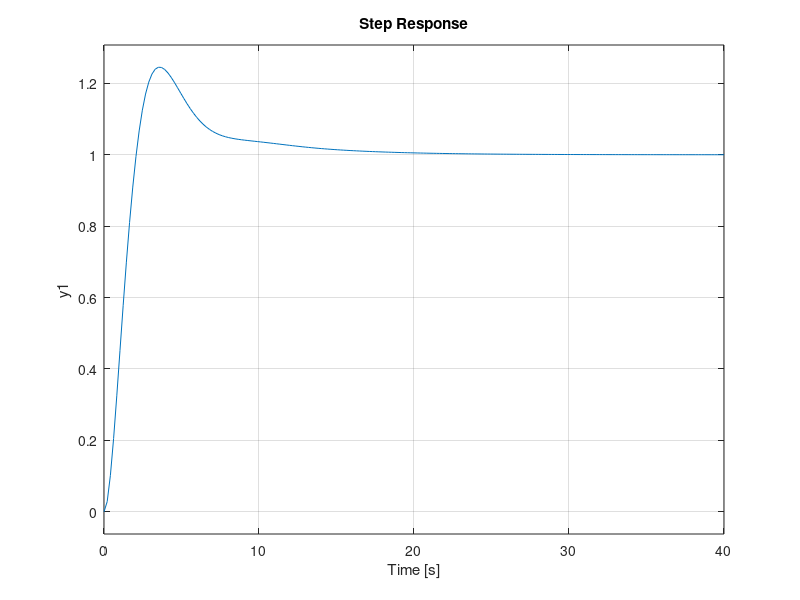

Source code (MATLAB):
clear;
clc;
R=2.0;
L=0.5;
Km=1;
Kb=0.1;
Kf=0.01;
J=0.02;

Ts=1e-2;

%h1=tf(Km,[L R]);
%h2=tf(1,[J Kf]);

%dcm_ol=h1*h2; %open_circuit
%dcm=feedback(dcm_ol,Kb,1,1); 

%dcm = ss(h2)*[h1,1];
%dcm = feedback(dcm,Kb,1,1);

%wn = 10;
%zeta = 0.7;
%num = wn^2;
%den = [1 2*wn*zeta wn^2];
%G = tf(num,den);
%step(G)

P = tf(3,[1 3 2 0]);


KP = 0.7;
KI = 0.1;
KD = 0.5;

Ppid = tf([KD KP KI],[1 0]);
G = Ppid*P/(1+Ppid*P);
G1 = feedback(Ppid*P,1);
zero(G1);
pole(G1);
step(G1);
%sim("ex1_pid_simulink.slx")
